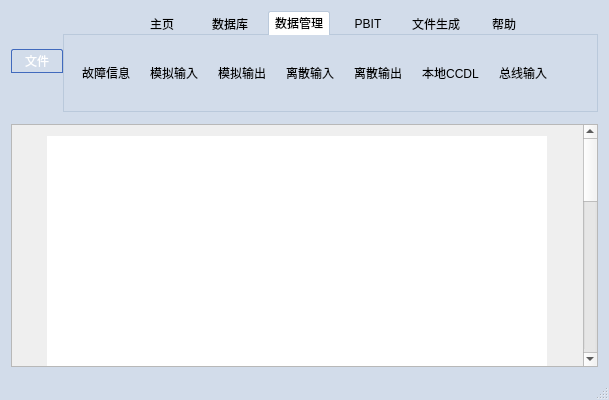
<?xml version="1.0" encoding="UTF-8"?>
<ui version="4.0">
 <class>MainWindowClass</class>
 <widget class="QMainWindow" name="MainWindowClass">
  <property name="geometry">
   <rect>
    <x>0</x>
    <y>0</y>
    <width>609</width>
    <height>400</height>
   </rect>
  </property>
  <property name="windowTitle">
   <string>MainWindow</string>
  </property>
  <property name="styleSheet">
   <string notr="true">QMenu {
    background-color: #FCFCFC;
    border: 1px solid #8492A6;
}
QMenu::item {
    background-color: transparent;
}
MenuItemWidget::hover{
	border: 1px solid #FFB700;
	background-color: qlineargradient(spread:pad, x1:0, y1:0, x2:0, y2:1,stop:0 #FEF9F4, stop:0.38 #FDE0BD,stop:0.39 #FFCE69, stop:1 #FFFFE7);
}
QMenu::item:selected { 
    background-color: #654321;
}
QWidget{
	font-family: &quot;微软雅黑&quot;;
}
#MainWindowClass{
	background-color: #D2DCEA;
}
#pushButton_MenuFile::menu-indicator{
	image:None;
}</string>
  </property>
  <widget class="QWidget" name="centralWidget">
   <layout class="QVBoxLayout" name="verticalLayout">
    <item>
     <widget class="QWidget" name="widget" native="true">
      <layout class="QHBoxLayout" name="horizontalLayout">
       <property name="spacing">
        <number>0</number>
       </property>
       <property name="leftMargin">
        <number>0</number>
       </property>
       <property name="topMargin">
        <number>0</number>
       </property>
       <property name="rightMargin">
        <number>0</number>
       </property>
       <property name="bottomMargin">
        <number>0</number>
       </property>
       <item>
        <widget class="QPushButton" name="pushButton_MenuFile">
         <property name="styleSheet">
          <string notr="true">#pushButton_MenuFile{
	min-width:50px;
	max-width:50px;
	min-height:22px;
	max-height:22px;
}
#pushButton_MenuFile{
	color:white;
	border: 1px solid #416ABD;
    border-top-left-radius: 2px;
    border-top-right-radius: 2px;
	background-color: qlineargradient(spread:pad, x1:0, y1:0, x2:0, y2:1, 
		stop:0 #467FBD, stop:0.5 #2A5FAC,stop:0.51 #1A4088, stop:1 #419ACF);
}
#pushButton_MenuFile::hover{
	background-color: qlineargradient(spread:pad, x1:0, y1:0, x2:0, y2:1, 
		stop:0 #7BB2EB, stop:0.5 #477ECD,stop:0.51 #114ECF, stop:1 #80E1FF);
}
#pushButton_MenuFile::pressed{
	background-color: qlineargradient(spread:pad, x1:0, y1:0, x2:0, y2:1, 
		stop:0 #467BBB, stop:0.5 #2F63AE,stop:0.51 #1C438A, stop:1 #358BC9);
}</string>
         </property>
         <property name="text">
          <string>文件</string>
         </property>
        </widget>
       </item>
       <item>
        <widget class="QTabWidget" name="tabWidget_Main">
         <property name="styleSheet">
          <string notr="true">#tabWidget_Main::tab-bar {
    left: 65px;
}
#tabWidget_Main QTabBar::tab{
	min-width:60px;
	max-width:60px;
	min-height:22px;
	max-height:22px;
}
#tabWidget_Main QTabBar::tab {
	background: transparent;
	margin-left: 4px;
	margin-right: 4px;
}
#tabWidget_Main QTabBar::tab:selected, QTabBar::tab:hover {
    border-top-left-radius: 2px;
    border-top-right-radius: 2px;
}
#tabWidget_Main::tab-bar {
 	border: 1px solid #BAC9DB;
}
#tabWidget_Main QTabBar::tab:selected{
	border: 1px solid #BAC9DB;
	background: white;
    border-bottom-color: #FFFFFF;
}
#tabWidget_Main QTabBar::tab:hover:!selected{
	border: 1px solid #ECBC3D;
}
#tabWidget_Main QTabBar::tab:!selected {
    margin-top: 1px; 
}

#tabWidget_Main QGroupBox{
	border-left: 1px solid gray;
	border-top: 0px solid gray;
}

#tabWidget_Main QGroupBox::title {
	color: #738399;
    subcontrol-position: bottom center; 
}

#tabWidget_Main::pane{
	border: 1px solid #BAC9DB;
	background: qlineargradient(x1: 0, y1: 0, x2: 0, y2: 1,
                                stop: 0 #FFFFFF, stop: 0.5 #DCE6F4,
                                stop: 0.95 #DCE6F4, stop: 1.0 #E5F0FB);
	top: -1px;
}</string>
         </property>
         <property name="currentIndex">
          <number>2</number>
         </property>
         <widget class="QWidget" name="tabMainPage">
          <attribute name="title">
           <string>主页</string>
          </attribute>
          <layout class="QHBoxLayout" name="horizontalLayout_3">
           <property name="spacing">
            <number>0</number>
           </property>
           <property name="leftMargin">
            <number>0</number>
           </property>
           <property name="topMargin">
            <number>0</number>
           </property>
           <property name="rightMargin">
            <number>0</number>
           </property>
           <property name="bottomMargin">
            <number>0</number>
           </property>
           <item>
            <widget class="QGroupBox" name="groupBox">
             <property name="title">
              <string>字体</string>
             </property>
             <layout class="QVBoxLayout" name="verticalLayout_3">
              <item>
               <widget class="QPushButton" name="pushButton">
                <property name="text">
                 <string>PushButton</string>
                </property>
               </widget>
              </item>
              <item>
               <widget class="QLineEdit" name="lineEdit"/>
              </item>
             </layout>
            </widget>
           </item>
           <item>
            <widget class="QGroupBox" name="groupBox_2">
             <property name="title">
              <string>段落</string>
             </property>
             <layout class="QVBoxLayout" name="verticalLayout_2">
              <item>
               <widget class="QSpinBox" name="spinBox"/>
              </item>
              <item>
               <widget class="QComboBox" name="comboBox"/>
              </item>
             </layout>
            </widget>
           </item>
           <item>
            <spacer name="horizontalSpacer">
             <property name="orientation">
              <enum>Qt::Horizontal</enum>
             </property>
             <property name="sizeHint" stdset="0">
              <size>
               <width>40</width>
               <height>20</height>
              </size>
             </property>
            </spacer>
           </item>
          </layout>
         </widget>
         <widget class="QWidget" name="tabDataBase">
          <attribute name="title">
           <string>数据库</string>
          </attribute>
          <layout class="QHBoxLayout" name="horizontalLayout_4">
           <item>
            <widget class="QToolButton" name="toolButtonFLCC">
             <property name="text">
              <string>FLCC</string>
             </property>
             <property name="icon">
              <iconset resource="mainwindow.qrc">
               <normaloff>:/png/qtitan.png</normaloff>:/png/qtitan.png</iconset>
             </property>
             <property name="iconSize">
              <size>
               <width>64</width>
               <height>64</height>
              </size>
             </property>
             <property name="popupMode">
              <enum>QToolButton::MenuButtonPopup</enum>
             </property>
             <property name="toolButtonStyle">
              <enum>Qt::ToolButtonTextUnderIcon</enum>
             </property>
             <property name="autoRaise">
              <bool>true</bool>
             </property>
             <property name="arrowType">
              <enum>Qt::NoArrow</enum>
             </property>
            </widget>
           </item>
           <item>
            <spacer name="horizontalSpacer_2">
             <property name="orientation">
              <enum>Qt::Horizontal</enum>
             </property>
             <property name="sizeHint" stdset="0">
              <size>
               <width>436</width>
               <height>20</height>
              </size>
             </property>
            </spacer>
           </item>
          </layout>
         </widget>
         <widget class="QWidget" name="tabDataBaseManager">
          <attribute name="title">
           <string>数据管理</string>
          </attribute>
          <layout class="QHBoxLayout" name="horizontalLayout_6">
           <item>
            <layout class="QHBoxLayout" name="horizontalLayout_5">
             <item>
              <widget class="QToolButton" name="toolButtonFLCC_2">
               <property name="text">
                <string>故障信息</string>
               </property>
               <property name="icon">
                <iconset resource="mainwindow.qrc">
                 <normaloff>:/png/qtitan.png</normaloff>:/png/qtitan.png</iconset>
               </property>
               <property name="iconSize">
                <size>
                 <width>64</width>
                 <height>64</height>
                </size>
               </property>
               <property name="popupMode">
                <enum>QToolButton::DelayedPopup</enum>
               </property>
               <property name="toolButtonStyle">
                <enum>Qt::ToolButtonTextUnderIcon</enum>
               </property>
               <property name="autoRaise">
                <bool>true</bool>
               </property>
               <property name="arrowType">
                <enum>Qt::NoArrow</enum>
               </property>
              </widget>
             </item>
             <item>
              <widget class="QToolButton" name="toolButtonFLCC_3">
               <property name="text">
                <string>模拟输入</string>
               </property>
               <property name="icon">
                <iconset resource="mainwindow.qrc">
                 <normaloff>:/png/qtitan.png</normaloff>:/png/qtitan.png</iconset>
               </property>
               <property name="iconSize">
                <size>
                 <width>64</width>
                 <height>64</height>
                </size>
               </property>
               <property name="popupMode">
                <enum>QToolButton::DelayedPopup</enum>
               </property>
               <property name="toolButtonStyle">
                <enum>Qt::ToolButtonTextUnderIcon</enum>
               </property>
               <property name="autoRaise">
                <bool>true</bool>
               </property>
               <property name="arrowType">
                <enum>Qt::NoArrow</enum>
               </property>
              </widget>
             </item>
             <item>
              <widget class="QToolButton" name="toolButtonFLCC_4">
               <property name="text">
                <string>模拟输出</string>
               </property>
               <property name="icon">
                <iconset resource="mainwindow.qrc">
                 <normaloff>:/png/qtitan.png</normaloff>:/png/qtitan.png</iconset>
               </property>
               <property name="iconSize">
                <size>
                 <width>64</width>
                 <height>64</height>
                </size>
               </property>
               <property name="popupMode">
                <enum>QToolButton::DelayedPopup</enum>
               </property>
               <property name="toolButtonStyle">
                <enum>Qt::ToolButtonTextUnderIcon</enum>
               </property>
               <property name="autoRaise">
                <bool>true</bool>
               </property>
               <property name="arrowType">
                <enum>Qt::NoArrow</enum>
               </property>
              </widget>
             </item>
             <item>
              <widget class="QToolButton" name="toolButtonFLCC_5">
               <property name="text">
                <string>离散输入</string>
               </property>
               <property name="icon">
                <iconset resource="mainwindow.qrc">
                 <normaloff>:/png/qtitan.png</normaloff>:/png/qtitan.png</iconset>
               </property>
               <property name="iconSize">
                <size>
                 <width>64</width>
                 <height>64</height>
                </size>
               </property>
               <property name="popupMode">
                <enum>QToolButton::DelayedPopup</enum>
               </property>
               <property name="toolButtonStyle">
                <enum>Qt::ToolButtonTextUnderIcon</enum>
               </property>
               <property name="autoRaise">
                <bool>true</bool>
               </property>
               <property name="arrowType">
                <enum>Qt::NoArrow</enum>
               </property>
              </widget>
             </item>
             <item>
              <widget class="QToolButton" name="toolButtonFLCC_6">
               <property name="text">
                <string>离散输出</string>
               </property>
               <property name="icon">
                <iconset resource="mainwindow.qrc">
                 <normaloff>:/png/qtitan.png</normaloff>:/png/qtitan.png</iconset>
               </property>
               <property name="iconSize">
                <size>
                 <width>64</width>
                 <height>64</height>
                </size>
               </property>
               <property name="popupMode">
                <enum>QToolButton::DelayedPopup</enum>
               </property>
               <property name="toolButtonStyle">
                <enum>Qt::ToolButtonTextUnderIcon</enum>
               </property>
               <property name="autoRaise">
                <bool>true</bool>
               </property>
               <property name="arrowType">
                <enum>Qt::NoArrow</enum>
               </property>
              </widget>
             </item>
             <item>
              <widget class="QToolButton" name="toolButtonFLCC_7">
               <property name="text">
                <string>本地CCDL</string>
               </property>
               <property name="icon">
                <iconset resource="mainwindow.qrc">
                 <normaloff>:/png/qtitan.png</normaloff>:/png/qtitan.png</iconset>
               </property>
               <property name="iconSize">
                <size>
                 <width>64</width>
                 <height>64</height>
                </size>
               </property>
               <property name="popupMode">
                <enum>QToolButton::DelayedPopup</enum>
               </property>
               <property name="toolButtonStyle">
                <enum>Qt::ToolButtonTextUnderIcon</enum>
               </property>
               <property name="autoRaise">
                <bool>true</bool>
               </property>
               <property name="arrowType">
                <enum>Qt::NoArrow</enum>
               </property>
              </widget>
             </item>
             <item>
              <widget class="QToolButton" name="toolButtonFLCC_8">
               <property name="text">
                <string>总线输入</string>
               </property>
               <property name="icon">
                <iconset resource="mainwindow.qrc">
                 <normaloff>:/png/qtitan.png</normaloff>:/png/qtitan.png</iconset>
               </property>
               <property name="iconSize">
                <size>
                 <width>64</width>
                 <height>64</height>
                </size>
               </property>
               <property name="popupMode">
                <enum>QToolButton::DelayedPopup</enum>
               </property>
               <property name="toolButtonStyle">
                <enum>Qt::ToolButtonTextUnderIcon</enum>
               </property>
               <property name="autoRaise">
                <bool>true</bool>
               </property>
               <property name="arrowType">
                <enum>Qt::NoArrow</enum>
               </property>
              </widget>
             </item>
             <item>
              <spacer name="horizontalSpacer_3">
               <property name="orientation">
                <enum>Qt::Horizontal</enum>
               </property>
               <property name="sizeHint" stdset="0">
                <size>
                 <width>40</width>
                 <height>20</height>
                </size>
               </property>
              </spacer>
             </item>
            </layout>
           </item>
          </layout>
         </widget>
         <widget class="QWidget" name="tabPBIT">
          <attribute name="title">
           <string>PBIT</string>
          </attribute>
         </widget>
         <widget class="QWidget" name="tabFileOut">
          <attribute name="title">
           <string>文件生成</string>
          </attribute>
         </widget>
         <widget class="QWidget" name="tabHelp">
          <attribute name="title">
           <string>帮助</string>
          </attribute>
         </widget>
        </widget>
       </item>
      </layout>
      <zorder>tabWidget_Main</zorder>
      <zorder>pushButton_MenuFile</zorder>
     </widget>
    </item>
    <item>
     <widget class="SearchWindow" name="widget_3" native="true"/>
    </item>
    <item>
     <widget class="QScrollArea" name="scrollArea">
      <property name="widgetResizable">
       <bool>true</bool>
      </property>
      <widget class="QWidget" name="scrollAreaWidgetContents">
       <property name="geometry">
        <rect>
         <x>0</x>
         <y>0</y>
         <width>572</width>
         <height>818</height>
        </rect>
       </property>
       <layout class="QHBoxLayout" name="horizontalLayout_2">
        <item>
         <widget class="QWidget" name="widget_2" native="true">
          <property name="minimumSize">
           <size>
            <width>500</width>
            <height>800</height>
           </size>
          </property>
          <property name="maximumSize">
           <size>
            <width>500</width>
            <height>800</height>
           </size>
          </property>
          <property name="styleSheet">
           <string notr="true">background-color: rgb(255, 255, 255);</string>
          </property>
         </widget>
        </item>
       </layout>
      </widget>
     </widget>
    </item>
   </layout>
  </widget>
  <widget class="QStatusBar" name="statusBar"/>
 </widget>
 <layoutdefault spacing="6" margin="11"/>
 <customwidgets>
  <customwidget>
   <class>SearchWindow</class>
   <extends>QWidget</extends>
   <header>searchwindow.h</header>
   <container>1</container>
  </customwidget>
 </customwidgets>
 <resources>
  <include location="mainwindow.qrc"/>
 </resources>
 <connections/>
</ui>
